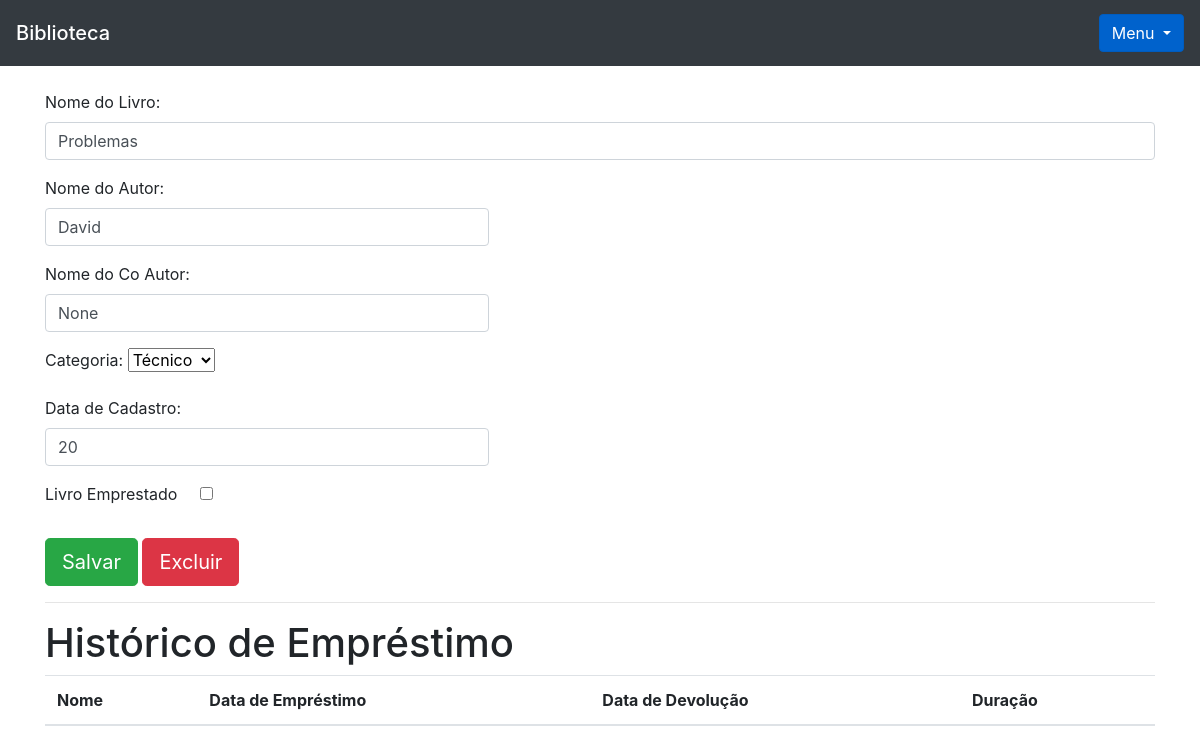
Before: /livro/ver_livro/9 (signed in) with the older database file.
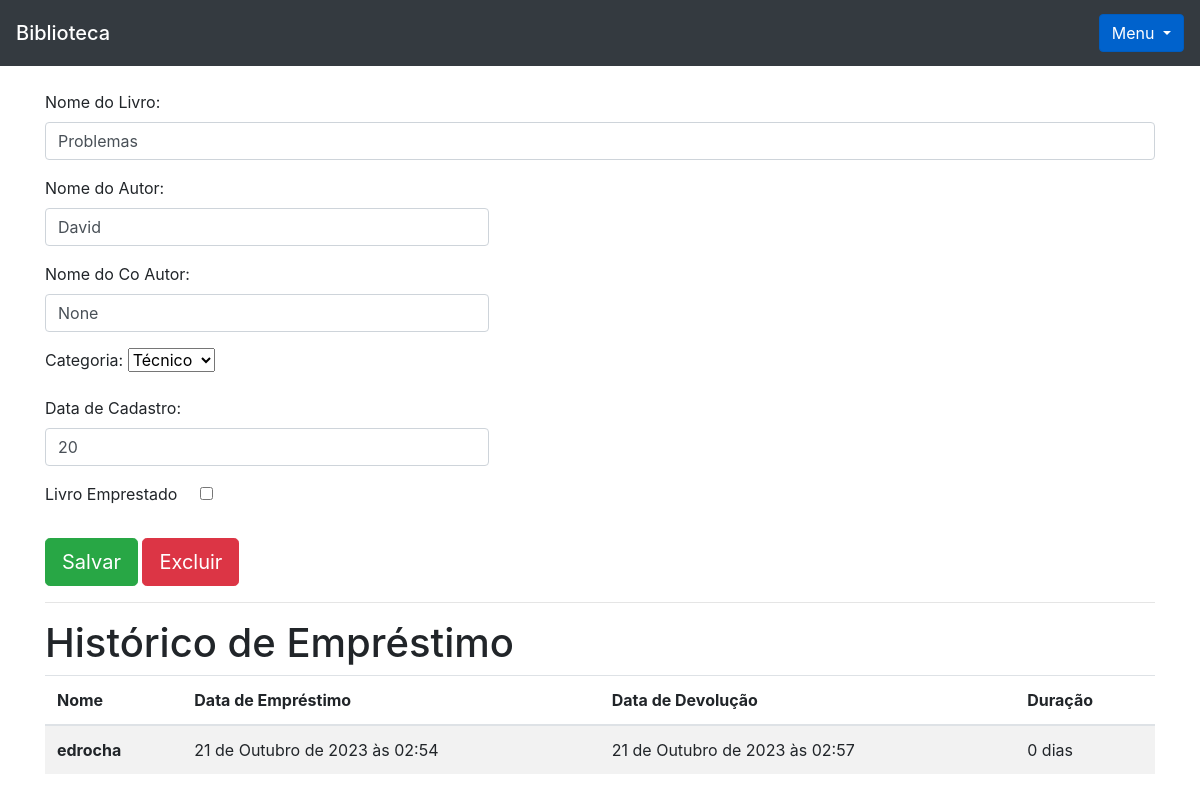
After: the same page with the newer database file.
### livro/models.py (models this page shows, shortened)
class Emprestimo(models.Model):
    choices = (
        ('P','Péssimo'),
        ('R','Ruim'),
        ('B','Bom'),
        ('O','Ótimo')
    )
    nome_emprestado = models.ForeignKey(Usuario,blank = True, null = True, on_delete=models.DO_NOTHING)
    nome_emprestado_anonimo = models.CharField(max_length= 30, blank = True, null = True)
    data_emprestimo = models.DateTimeField(default=datetime.datetime.now())
    data_devolucao = models.DateTimeField(blank=True, null = True)
    livro = models.ForeignKey(Livros, on_delete=models.DO_NOTHING)
    avaliacao = models.CharField(max_length=1, choices=choices, null=True, blank=True)

### usuario/models.py (models this page shows)
class Usuario(models.Model):
    nome = models.CharField(max_length=30)
    email = models.EmailField()
    senha = models.CharField(max_length=64)
    def __str__(self) -> str:
        return self.nome

### livro/views.py (the view)
# urls.py: path("ver_livro/<int:id>", views.ver_livro, name = 'ver_livro'),
def ver_livro(request, id):
    if request.session.get('usuario'):
        livro = Livros.objects.get(id = id)
        if request.session.get('usuario') == livro.usuario.id :
            categoria_livro = Categoria.objects.all()
            usuario = Usuario.objects.get(id = request.session['usuario'])
            emprestimos = Emprestimo.objects.filter(livro = livro)
            form = CadastroLivro()
            form.fields['usuario'].initial = request.session['usuario']
            form.fields['categoria'].queryset = Categoria.objects.filter(usuario= usuario)
            form_categoria = CategoriaLivro()
            usuarios = Usuario.objects.all()
            livros = Livros.objects.filter(usuario_id = request.session.get('usuario'))
            livros_emprestar = Livros.objects.filter(usuario = usuario).filter(emprestado = False)
            livros_emprestados = Livros.objects.filter(usuario = usuario ).filter(emprestado = True )
            return render(request, 'ver_livro.html', {  'livro': livro,
                                                        'categoria_livro': categoria_livro,
                                                        'emprestimos': emprestimos,
                                                        'usuario_logado': request.session.get('usuario'),
                                                        'form': form,
                                                        'id_livro': id,
                                                        'form_categoria':form_categoria,
                                                        'usuarios':usuarios,
                                                        'livros':livros,
                                                        'livros_emprestar':livros_emprestar,
                                                        'livros_emprestados':  livros_emprestados
                                                    })
        else:
            return redirect('/livro/home')
    return redirect('/auth/login/?status2')

### livro/forms.py
class CadastroLivro(forms.ModelForm):
    class Meta:
        model = Livros
        fields = ("__all__")
    def __init__(self, *args, **kwargs):
        super().__init__(*args, **kwargs)
        self.fields['usuario'].widget = forms.HiddenInput()

class CategoriaLivro(forms.Form):
    nome = forms.CharField(max_length=30)
    descricao = forms.CharField(max_length=60)
    def __init__(self, *args, **kwargs):
        super().__init__( *args, **kwargs)
        self.fields['descricao'].widget = forms.Textarea()

### livro/models.py (called while the page is built)
    def __str__(self) -> str:
        return self.nome

### livro/templatetags/filtros.py (called while the page is built)
@register.filter
def mostra_duracao(value1, value2):
    if all ((isinstance(value1, datetime), (isinstance(value2, datetime)))):
        dias = (value1 - value2).days
        texto = 'dias'
        if dias == 1:
            texto = 'dia'
        return f"{dias} {texto}"
    return('Aguardando Devolução')

### livro/templates/ver_livro.html (shortened to what this page needs)
{% extends 'base.html' %}
{% load filtros %}
{% block 'conteudo' %}
<div class="container">
<br>
<form action"#" method="POST">
            <p>
                <label>Nome do Livro:</label>
                    <input class="form-control" type="text" value={{livro.nome}}></input>
            </p>
            <p>
                <label>Nome do Autor:</label>
                    <input style="width: 40%;" class="form-control" type="text" value={{livro.autor}}></input>
            </p>
            <p>
                <label>Nome do Co Autor:</label>
                    <input style="width: 40%;" class="form-control" type="text" value={{livro.co_autor}}></input>
            </p>
            <p>
            <label>Categoria:</label>
            <select name="categoria">
                {% for i in categoria_livro%}
                    {% if livro.categoria.nome == i.nome %}
                        <option selected>{{i}}</option>
                    {% else %}
                        <option>{{i}}</option>
                    {% endif %}
                {% endfor %}
            </select>
            </p>
            <p>
                <label>Data de Cadastro:</label>
                    <input style="width: 40%;" class="form-control" type="text" value={{livro.data_cadastro}}></input>
            </p>
                <label>Livro Emprestado &nbsp; &nbsp;</label>
                    {% if livro.emprestado %}
                        <input checked class="transform: scale(2.0)" type="checkbox" name="emprestado">
                    {% else %}
                        <input class="transform: scale(2.0)" type="checkbox" name="emprestado">
                    {% endif %}
            <br><br>
            <input type="submit" class="btn btn-success btn-lg" value="Salvar">
            <button type="button" class="btn btn-danger btn-lg" data-toggle="modal" data-target="#exampleModal2">
                Excluir
              </button>
</form>
<hr>
<h1> Histórico de Empréstimo</h1>
<table class="table table-striped">
    <thead>
      <tr>
        <th scope="col">Nome</th>
        <th scope="col">Data de Empréstimo</th>
        <th scope="col">Data de Devolução</th>
        <th scope="col">Duração</th>
      </tr>
    </thead>
    <tbody>
    {% for i in emprestimos%}
                <tr>
                    {% if i.nome_emprestado_anonimo == None %}
                        <th scope="row">{{i.nome_emprestado}}</th>
                    {% else %}
                        <th scope="row">{{i.nome_emprestado_anonimo}}</th>
                    {% endif %}
                        <td>{{i.data_emprestimo}}</td>
                        <td>{{i.data_devolucao}}</td>
                        <td>{{i.data_devolucao|mostra_duracao:i.data_emprestimo}}</td>
                </tr>
    {% endfor %}
    </tbody>
  </table>
</div>
{% endblock %}

Changed rows visible on the page:
added Emprestimo: nome_emprestado "edrocha", data_emprestimo "21 de Outubro de 2023 às 02:54", data_devolucao "21 de Outubro de 2023 às 02:57", data_devolucao|mostra_duracao "0 dias"
